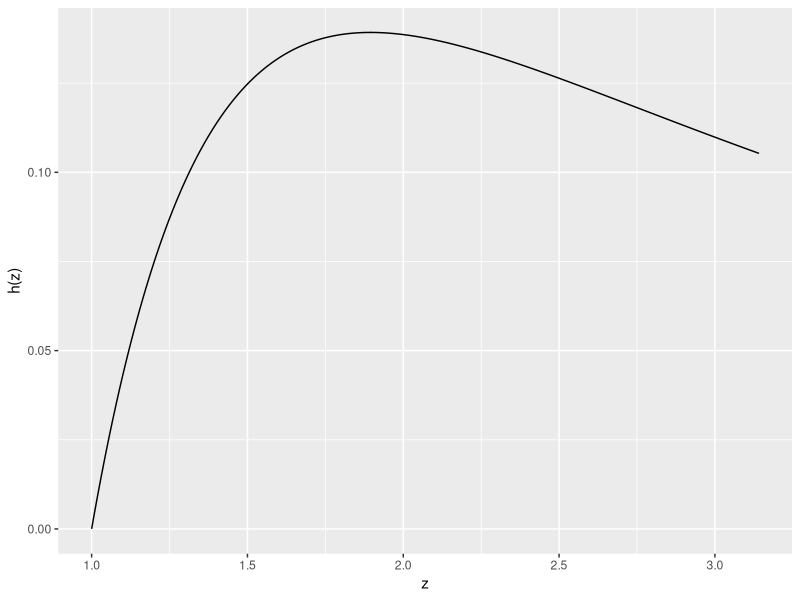
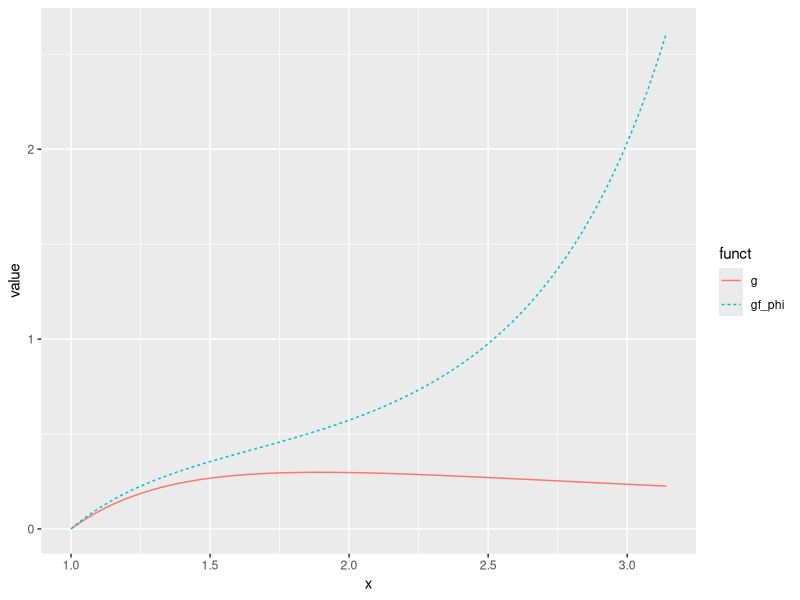

Here is the R script that generated these plots, in order: (Note: this script raises an error after producing the figures.)
## libraries
library(tidyverse)

## reproducibility
set.seed(445)

## h(x)
h <- function(x) {
  res <- rep(0, length(x))
  valid_idx <- 1 <= x & x <= pi
  res[valid_idx] <-  log(x[valid_idx])/(1 + x[valid_idx]^2)
  res
}

## visualize h(x)
z <- seq(1, pi, length.out = 1000)
ggplot() +
  geom_line(aes(z, h(z)))

## estimate theta
g <- function(x) {
  h(x)*(pi - 1)
}

m <- 10000
u <- runif(m, 1, pi)
theta_hat <- mean(g(u))
var_theta_hat <- 1/m * mean((g(u) - theta_hat)^2)

## compare to truth
integrate(h, 1, pi)

## How to reduce variance?
## importance sampling
## phi is N(1, 1)
x <- rnorm(m, 1, 1)
f <- function(x) dunif(x, 1, pi)
phi <- function(x) dnorm(x, 1, 1)
inner_sum <- g(x)*f(x)/phi(x)
theta_hat2 <- mean(inner_sum)
var_theta_hat2 <- 1/m * mean((inner_sum - theta_hat2)^2)

## visualize what's going on
data.frame(x = z) %>%
  mutate(g = g(x),
         gf_phi = g(x)*f(x)/phi(x)) %>%
  gather(funct, value, -x) %>%
  ggplot() +
  geom_line(aes(x, value, group = funct, colour = funct, lty = funct))

## importance sampling will not improve on the original MC integration

## How could we sample from this density function?
density <- function(x) {
  h(x)/theta_hat * (1 <= x & x <= pi)
}

## check this is a density
integrate(density, 1, pi) ## pretty close!

## sample using accept-reject 
## with e(x) = const * dunif(1, pi)
ggplot() +
  geom_line(aes(z, density(y))) +
  geom_ribbon(aes(z, ymin = density(z), ymax = max(density(z))))

## get max
max_density <- optimize(density, c(1, pi), maximum = TRUE)$objective
e <- function(x) {
  max_density * (1 <= x & x <= pi)
}

## get samples
n <- 1000
sample <- rep(NA, n)
accept <- 0
while(accept < n) {
  y <- runif(1, 1, pi)
  u <- runif(1)
  if(u < density(y)/e(y)) { ## accept reject ratio
    accept <- accept + 1 ## increment accept
    sample[accept] <- y ## accept sample
  }
}

## plot results
ggplot() +
  geom_histogram(aes(sample, y = ..density..), binwidth = .05) +
  geom_line(aes(z, density(z)), colour = "red")

## estimated efficiency of our sampler is 1/const
1/(max_density*(pi - 1))

